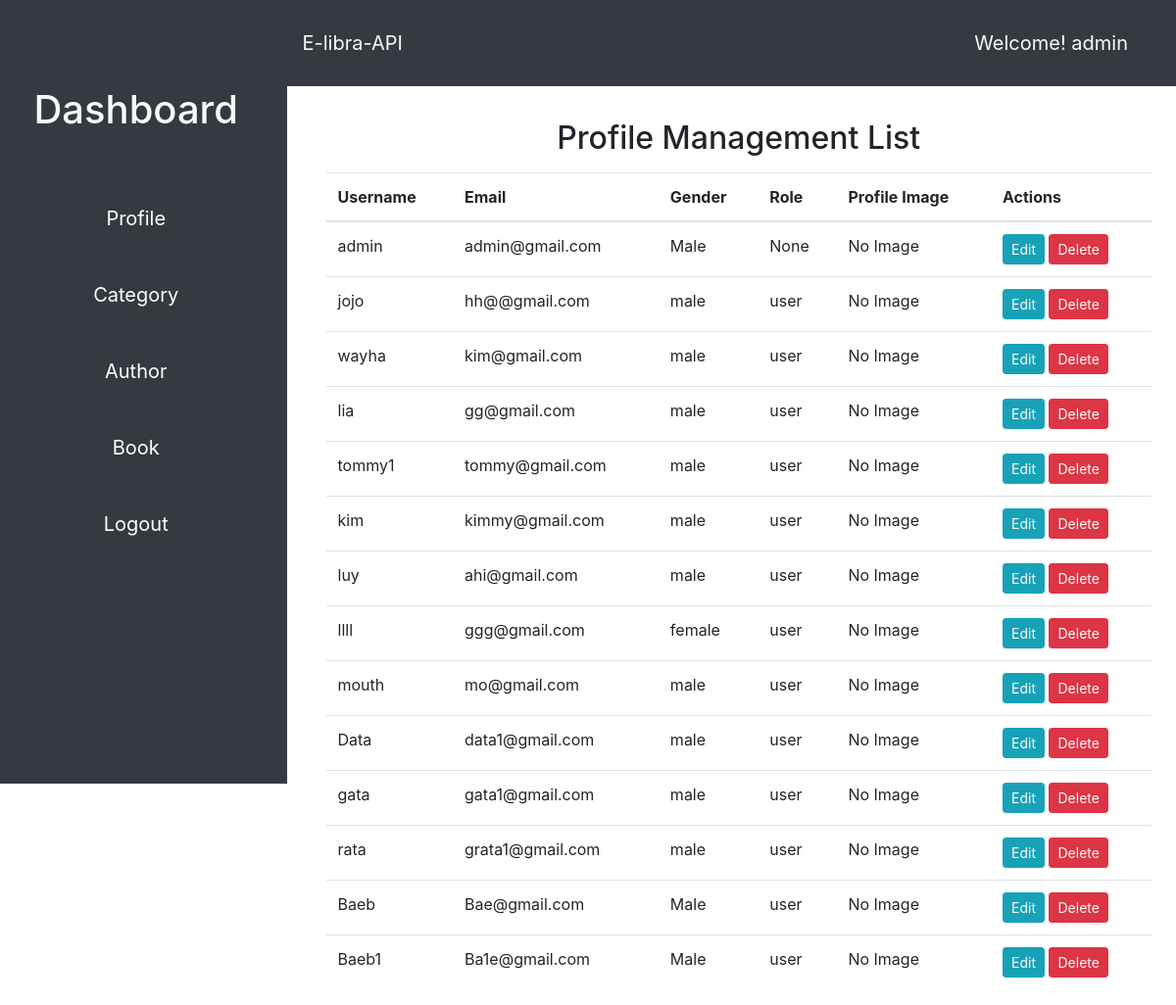
Screenshot of /profile (signed in) with the database file from the repository.
### app/models/__init__.py (models this page shows)
class User(db.Model, UserMixin):
    id = db.Column(db.Integer, primary_key=True)
    username = db.Column(db.String(50), unique=True, nullable=False)
    email = db.Column(db.String(120), nullable=False)
    password_hash = db.Column(db.String, nullable=False)
    gender = db.Column(db.String(10))
    role = db.Column(db.String)
    profile = db.relationship('Profile', back_populates='user')
    user_payments = db.relationship('Payment', back_populates='user')

class Profile(db.Model, UserMixin):
    id = db.Column(db.Integer, primary_key=True)
    username = db.Column(db.String(50), unique=True, nullable=False)
    email = db.Column(db.String(120), nullable=False)
    password_hash = db.Column(db.String, nullable=False)
    gender = db.Column(db.String(10))
    role = db.Column(db.String)
    profile_image = db.Column(db.String(255),nullable=True)
    user_id = db.Column(db.Integer, db.ForeignKey('user.id'))
    user = db.relationship('User', back_populates='profile')

### app/views/main.py (the view, shortened to what this page needs)
@main.route('/profile', methods=['GET', 'POST'])
@login_required
def profile():
    username = current_user.username
    form = ProfileForm()
    profiles = Profile.query.all()
    return render_template('profile.html', form=form, profiles=profiles, username=username)

### app/views/auth/auth.py (called while the page is built)
@login_manager.user_loader
def load_user(username):
    return User.query.get(username)

### app/templates/profile.html (shortened to what this page needs)
{% extends "base.html" %} {% block title %}Profile{% endblock %} {% block content %}
<div class="container">
  <h2 class="text-center mt-4 mb-3">Profile Management List</h2>
  <div class="row">
    <div class="col-md-12">
      <table class="table">
        <thead>
          <tr>
            <th>Username</th>
            <th>Email</th>
            <th>Gender</th>
            <th>Role</th>
            <th>Profile Image</th>
            <th>Actions</th>
          </tr>
        </thead>
        <tbody>
          {% for profile in profiles %}
          <tr>
            <td>{{ profile.username }}</td>
            <td>{{ profile.email }}</td>
            <td>{{ profile.gender }}</td>
            <td>{{ profile.role }}</td>
            <td>
              {% if profile.profile_image %}
              <img src="{{ profile.profile_image }}" alt="Profile Image" class="img-thumbnail" width="100" />
              {% else %} No Image {% endif %}
            </td>
            <td>
              <button
                type="button"
                class="btn btn-sm btn-info edit-profile"
                data-toggle="modal"
                data-target="#editProfileModal"
                data-id="{{ profile.id }}"
                data-username="{{ profile.username }}"
                data-email="{{ profile.email }}"
                data-gender="{{ profile.gender }}"
                data-role="{{ profile.role }}"
              >
                Edit
              </button>
              <form
                method="post"
                action="{{ url_for('main.delete_profile', id=profile.id) }}"
                style="display: inline"
              >
                <button type="submit" class="btn btn-sm btn-danger">Delete</button>
              </form>
            </td>
          </tr>
          {% endfor %}
        </tbody>
      </table>
    </div>
  </div>
</div>
</div>
{% endblock %}

### app/templates/base.html (shortened to what this page needs)
<!DOCTYPE html>
<html lang="en">
  <head>
    <link href="https://stackpath.bootstrapcdn.com/bootstrap/4.3.1/css/bootstrap.min.css" rel="stylesheet" />
    <link rel="stylesheet" href="{{ url_for('static', filename='style.css') }}" />
  </head>
  <body>
    <div class="container-fluid">
      <div class="row">
        <aside class="col-md-3 col-lg-3 sidebar bg-dark">
          <div class="sidebar-sticky">
            <ul class="nav flex-column">
              {% if current_user.is_authenticated %}
              <h1 class="text-light my-5 text-center">Dashboard</h1>
              <li class="nav-item my-3 text-center">
                <a href="{{ url_for('main.profile') }}" class="nav-link">Profile</a>
              </li>
              <li class="nav-item my-3 text-center">
                <a href="{{ url_for('main.category') }}" class="nav-link">Category</a>
              </li>
              <li class="nav-item my-3 text-center">
                <a href="{{ url_for('main.author') }}" class="nav-link">Author</a>
              </li>
              <li class="nav-item my-3 text-center">
                <a href="{{ url_for('main.book') }}" class="nav-link">Book</a>
              </li>
              <li class="nav-item my-3 text-center">
                <a href="{{ url_for('auth.logout') }}" class="nav-link">Logout</a>
              </li>
              {% endif %}
            </ul>
          </div>
        </aside>
        <div class="w-auto col-lg-9 col-md-9">
          <section class="hero">
            <div class="hero-head">
              <nav class="navbar navbar-expand-lg d-flex navbar-light py-4 bg-dark justify-content-between">
                <a href="{{ url_for('main.index') }}" class="navbar-brand text-light text-center"
                  >E-libra-API</a
                >
                <span class="d-flex navbar-brand text-light text-center mr-5">Welcome! {{username}}</span>
              </nav>
            </div>
            <div class="hero-body">
              <div class="container has-text-centered">{% block content %}{% endblock %}</div>
            </div>
        </div>
      </div>
  </body>
</html>

### app/static/style.css (style rules this page uses)
.hero-body { padding: 10px; width: 100%; height: 90vh; background-color: #ffffff; }
.sidebar { width: 20%; }
.navbar { width: auto; margin-bottom: 5px; }
.nav-item { width: 100%; align-items: center; }
.row { height: 100vh; }
.sidebar-sticky { margin-top: 20px; font-size: 20px; }
.col-lg-9 { padding: 0; }
.container-fluid { height: 100vh; width: 100%; }
.hero { display: flex; flex-direction: column; justify-content: center; align-items: center; height: 100%; width: auto; }
.hero-head { width: 100%; }
.hero-body { flex-grow: 1; }

### app/templates/base.html (style rules this page uses)
html, body { height: 100%; }
.container-fluid { height: 100%; padding-right: 0; padding-left: 0; }
.sidebar { height: 100%; background-color: #343a40; padding: 20px; }
.sidebar-sticky { position: sticky; top: 0; padding-bottom: 20px; }
.nav-link { color: #fff; }
.navbar { margin-bottom: 0; }

### rows the page displays
User: username "admin"
Profile: username "admin", email "admin@gmail.com", gender "Male", role "None", shows "No Image"
Profile: username "jojo", email "hh@@gmail.com", gender "male", role "user", shows "No Image"
Profile: username "wayha", email "kim@gmail.com", gender "male", role "user", shows "No Image"
Profile: username "lia", email "gg@gmail.com", gender "male", role "user", shows "No Image"
Profile: username "tommy1", email "tommy@gmail.com", gender "male", role "user", shows "No Image"
Profile: username "kim", email "kimmy@gmail.com", gender "male", role "user", shows "No Image"
Profile: username "luy", email "ahi@gmail.com", gender "male", role "user", shows "No Image"
Profile: username "llll", email "ggg@gmail.com", gender "female", role "user", shows "No Image"
Profile: username "mouth", email "mo@gmail.com", gender "male", role "user", shows "No Image"
Profile: username "Data", email "data1@gmail.com", gender "male", role "user", shows "No Image"
Profile: username "gata", email "gata1@gmail.com", gender "male", role "user", shows "No Image"
Profile: username "rata", email "grata1@gmail.com", gender "male", role "user", shows "No Image"
Profile: username "Baeb", email "Bae@gmail.com", gender "Male", role "user", shows "No Image"
Profile: username "Baeb1", email "Ba1e@gmail.com", gender "Male", role "user", shows "No Image"
